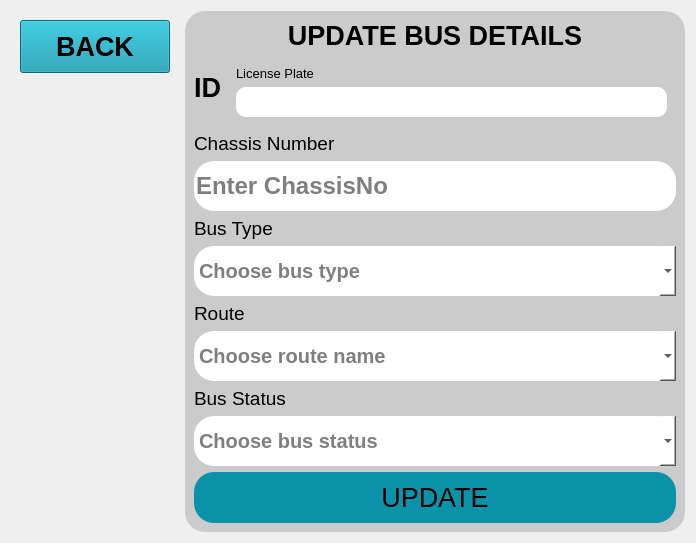
             <widget class="QWidget" name="editBus">
              <layout class="QHBoxLayout" name="horizontalLayout_11">
               <item alignment="Qt::AlignTop">
                <widget class="QWidget" name="busEdit_left" native="true">
                 <property name="minimumSize">
                  <size>
                   <width>30</width>
                   <height>0</height>
                  </size>
                 </property>
                 <property name="maximumSize">
                  <size>
                   <width>200</width>
                   <height>16777215</height>
                  </size>
                 </property>
                 <layout class="QVBoxLayout" name="verticalLayout_17">
                  <item>
                   <widget class="QPushButton" name="busBackEdit_pushButton">
                    <property name="minimumSize">
                     <size>
                      <width>150</width>
                      <height>30</height>
                     </size>
                    </property>
                    <property name="font">
                     <font>
                      <family>Segoe UI</family>
                      <pointsize>20</pointsize>
                      <italic>false</italic>
                      <bold>true</bold>
                     </font>
                    </property>
                    <property name="cursor">
                     <cursorShape>PointingHandCursor</cursorShape>
                    </property>
                    <property name="styleSheet">
                     <string notr="true">color:#000;
background-color: #0A92A9;
padding: 10px;</string>
                    </property>
                    <property name="text">
                     <string>BACK</string>
                    </property>
                    <property name="icon">
                     <iconset>
                      <normaloff>:/whiteIcons/icons/whiteIcons/skip-back.svg</normaloff>:/whiteIcons/icons/whiteIcons/skip-back.svg</iconset>
                    </property>
                    <property name="iconSize">
                     <size>
                      <width>30</width>
                      <height>30</height>
                     </size>
                    </property>
                   </widget>
                  </item>
                 </layout>
                </widget>
               </item>
               <item alignment="Qt::AlignLeft|Qt::AlignTop">
                <widget class="QWidget" name="busEdit_right" native="true">
                 <property name="minimumSize">
                  <size>
                   <width>500</width>
                   <height>0</height>
                  </size>
                 </property>
                 <property name="styleSheet">
                  <string notr="true">border-radius: 20px;
background-color:#CBCBCB;</string>
                 </property>
                 <layout class="QVBoxLayout" name="verticalLayout_15">
                  <item>
                   <widget class="QLabel" name="subject_label_2">
                    <property name="font">
                     <font>
                      <family>Segoe UI</family>
                      <pointsize>20</pointsize>
                      <bold>true</bold>
                      <underline>false</underline>
                     </font>
                    </property>
                    <property name="styleSheet">
                     <string notr="true">color:black;</string>
                    </property>
                    <property name="text">
                     <string>UPDATE BUS DETAILS</string>
                    </property>
                    <property name="alignment">
                     <set>Qt::AlignCenter</set>
                    </property>
                   </widget>
                  </item>
                  <item>
                   <widget class="QWidget" name="widget_4" native="true">
                    <layout class="QHBoxLayout" name="horizontalLayout_22">
                     <property name="leftMargin">
                      <number>0</number>
                     </property>
                     <property name="topMargin">
                      <number>0</number>
                     </property>
                     <property name="rightMargin">
                      <number>0</number>
                     </property>
                     <property name="bottomMargin">
                      <number>0</number>
                     </property>
                     <item>
                      <widget class="QWidget" name="widget_6" native="true">
                       <property name="minimumSize">
                        <size>
                         <width>0</width>
                         <height>0</height>
                        </size>
                       </property>
                       <layout class="QHBoxLayout" name="horizontalLayout_23">
                        <property name="leftMargin">
                         <number>0</number>
                        </property>
                        <property name="topMargin">
                         <number>0</number>
                        </property>
                        <property name="rightMargin">
                         <number>0</number>
                        </property>
                        <item>
                         <widget class="QLabel" name="busID_label">
                          <property name="font">
                           <font>
                            <family>Segoe UI</family>
                            <pointsize>20</pointsize>
                            <bold>true</bold>
                           </font>
                          </property>
                          <property name="toolTip">
                           <string>This is a Bus ID</string>
                          </property>
                          <property name="whatsThis">
                           <string>Bus ID</string>
                          </property>
                          <property name="styleSheet">
                           <string notr="true">color:black;</string>
                          </property>
                          <property name="frameShape">
                           <enum>QFrame::Box</enum>
                          </property>
                          <property name="frameShadow">
                           <enum>QFrame::Raised</enum>
                          </property>
                          <property name="text">
                           <string>ID</string>
                          </property>
                          <property name="scaledContents">
                           <bool>true</bool>
                          </property>
                          <property name="alignment">
                           <set>Qt::AlignCenter</set>
                          </property>
                          <property name="openExternalLinks">
                           <bool>false</bool>
                          </property>
                          <property name="textInteractionFlags">
                           <set>Qt::NoTextInteraction</set>
                          </property>
                         </widget>
                        </item>
                       </layout>
                      </widget>
                     </item>
                     <item alignment="Qt::AlignTop">
                      <widget class="QWidget" name="widget_12" native="true">
                       <layout class="QVBoxLayout" name="verticalLayout_13">
                        <item>
                         <widget class="QLabel" name="subject_label">
                          <property name="font">
                           <font>
                            <family>Segoe UI</family>
                            <pointsize>10</pointsize>
                            <bold>false</bold>
                           </font>
                          </property>
                          <property name="styleSheet">
                           <string notr="true">color:black;</string>
                          </property>
                          <property name="text">
                           <string>License Plate</string>
                          </property>
                         </widget>
                        </item>
                        <item>
                         <widget class="QLineEdit" name="busLicencePlateEdit_lineEdit">
                          <property name="minimumSize">
                           <size>
                            <width>0</width>
                            <height>30</height>
                           </size>
                          </property>
                          <property name="maximumSize">
                           <size>
                            <width>16777215</width>
                            <height>30</height>
                           </size>
                          </property>
                          <property name="font">
                           <font>
                            <family>Segoe UI</family>
                            <pointsize>18</pointsize>
                            <bold>true</bold>
                           </font>
                          </property>
                          <property name="toolTip">
                           <string>Provide the license plate </string>
                          </property>
                          <property name="styleSheet">
                           <string notr="true">background-color: rgb(255, 255, 255);
border-radius:10px;
color:black;</string>
                          </property>
                          <property name="cursorPosition">
                           <number>0</number>
                          </property>
                         </widget>
                        </item>
                       </layout>
                      </widget>
                     </item>
                    </layout>
                   </widget>
                  </item>
                  <item>
                   <widget class="QLabel" name="subject_label_7">
                    <property name="font">
                     <font>
                      <family>Segoe UI</family>
                      <pointsize>14</pointsize>
                      <bold>false</bold>
                     </font>
                    </property>
                    <property name="styleSheet">
                     <string notr="true">color:black;</string>
                    </property>
                    <property name="text">
                     <string>Chassis Number</string>
                    </property>
                   </widget>
                  </item>
                  <item>
                   <widget class="QLineEdit" name="busChassisNoEdit_lineEdit">
                    <property name="minimumSize">
                     <size>
                      <width>0</width>
                      <height>50</height>
                     </size>
                    </property>
                    <property name="maximumSize">
                     <size>
                      <width>16777215</width>
                      <height>50</height>
                     </size>
                    </property>
                    <property name="font">
                     <font>
                      <family>Segoe UI</family>
                      <pointsize>18</pointsize>
                      <bold>true</bold>
                     </font>
                    </property>
                    <property name="toolTip">
                     <string/>
                    </property>
                    <property name="styleSheet">
                     <string notr="true">background-color: rgb(255, 255, 255);
color:black;</string>
                    </property>
                    <property name="inputMethodHints">
                     <set>Qt::ImhDigitsOnly|Qt::ImhPreferNumbers</set>
                    </property>
                    <property name="inputMask">
                     <string/>
                    </property>
                    <property name="text">
                     <string/>
                    </property>
                    <property name="frame">
                     <bool>true</bool>
                    </property>
                    <property name="placeholderText">
                     <string>Enter ChassisNo</string>
                    </property>
                   </widget>
                  </item>
                  <item>
                   <widget class="QLabel" name="subject_label_9">
                    <property name="font">
                     <font>
                      <family>Segoe UI</family>
                      <pointsize>14</pointsize>
                      <bold>false</bold>
                     </font>
                    </property>
                    <property name="styleSheet">
                     <string notr="true">color:black;</string>
                    </property>
                    <property name="text">
                     <string>Bus Type</string>
                    </property>
                   </widget>
                  </item>
                  <item>
                   <widget class="QComboBox" name="busTypeEdit_comboBox">
                    <property name="minimumSize">
                     <size>
                      <width>0</width>
                      <height>50</height>
                     </size>
                    </property>
                    <property name="font">
                     <font>
                      <pointsize>15</pointsize>
                      <bold>true</bold>
                     </font>
                    </property>
                    <property name="toolTip">
                     <string>Choose bus type</string>
                    </property>
                    <property name="styleSheet">
                     <string notr="true">background-color: rgb(255, 255, 255);
color:black;</string>
                    </property>
                    <property name="maxVisibleItems">
                     <number>10</number>
                    </property>
                    <property name="placeholderText">
                     <string>Choose bus type</string>
                    </property>
                    <property name="duplicatesEnabled">
                     <bool>true</bool>
                    </property>
                   </widget>
                  </item>
                  <item>
                   <widget class="QLabel" name="subject_label_3">
                    <property name="font">
                     <font>
                      <family>Segoe UI</family>
                      <pointsize>14</pointsize>
                      <bold>false</bold>
                     </font>
                    </property>
                    <property name="styleSheet">
                     <string notr="true">color:black;</string>
                    </property>
                    <property name="text">
                     <string>Route</string>
                    </property>
                   </widget>
                  </item>
                  <item>
                   <widget class="QComboBox" name="busRouteEdit_comboBox">
                    <property name="minimumSize">
                     <size>
                      <width>0</width>
                      <height>50</height>
                     </size>
                    </property>
                    <property name="font">
                     <font>
                      <pointsize>15</pointsize>
                      <bold>true</bold>
                     </font>
                    </property>
                    <property name="toolTip">
                     <string>Choose route name</string>
                    </property>
                    <property name="styleSheet">
                     <string notr="true">background-color: rgb(255, 255, 255);
color:black;</string>
                    </property>
                    <property name="placeholderText">
                     <string>Choose route name</string>
                    </property>
                    <property name="duplicatesEnabled">
                     <bool>true</bool>
                    </property>
                   </widget>
                  </item>
                  <item>
                   <widget class="QLabel" name="subject_label_4">
                    <property name="font">
                     <font>
                      <family>Segoe UI</family>
                      <pointsize>14</pointsize>
                      <bold>false</bold>
                     </font>
                    </property>
                    <property name="styleSheet">
                     <string notr="true">color:black;</string>
                    </property>
                    <property name="text">
                     <string>Bus Status</string>
                    </property>
                   </widget>
                  </item>
                  <item>
                   <widget class="QComboBox" name="busStatusEdit_comboBox">
                    <property name="minimumSize">
                     <size>
                      <width>0</width>
                      <height>50</height>
                     </size>
                    </property>
                    <property name="font">
                     <font>
                      <pointsize>15</pointsize>
                      <bold>true</bold>
                     </font>
                    </property>
                    <property name="toolTip">
                     <string>Choose service status</string>
                    </property>
                    <property name="styleSheet">
                     <string notr="true">background-color: rgb(255, 255, 255);
color:black;</string>
                    </property>
                    <property name="placeholderText">
                     <string>Choose bus status</string>
                    </property>
                    <property name="duplicatesEnabled">
                     <bool>true</bool>
                    </property>
                   </widget>
                  </item>
                  <item>
                   <widget class="QPushButton" name="busEdit_pushButton">
                    <property name="minimumSize">
                     <size>
                      <width>150</width>
                      <height>30</height>
                     </size>
                    </property>
                    <property name="font">
                     <font>
                      <family>Segoe UI</family>
                      <pointsize>20</pointsize>
                      <italic>false</italic>
                      <bold>false</bold>
                     </font>
                    </property>
                    <property name="cursor">
                     <cursorShape>PointingHandCursor</cursorShape>
                    </property>
                    <property name="styleSheet">
                     <string notr="true">color:#000;
background-color: #0A92A9;
padding: 10px;</string>
                    </property>
                    <property name="text">
                     <string>UPDATE</string>
                    </property>
                    <property name="icon">
                     <iconset>
                      <normaloff>:/whiteIcons/icons/whiteIcons/save.svg</normaloff>:/whiteIcons/icons/whiteIcons/save.svg</iconset>
                    </property>
                    <property name="iconSize">
                     <size>
                      <width>30</width>
                      <height>30</height>
                     </size>
                    </property>
                   </widget>
                  </item>
                 </layout>
                </widget>
               </item>
              </layout>
             </widget>
